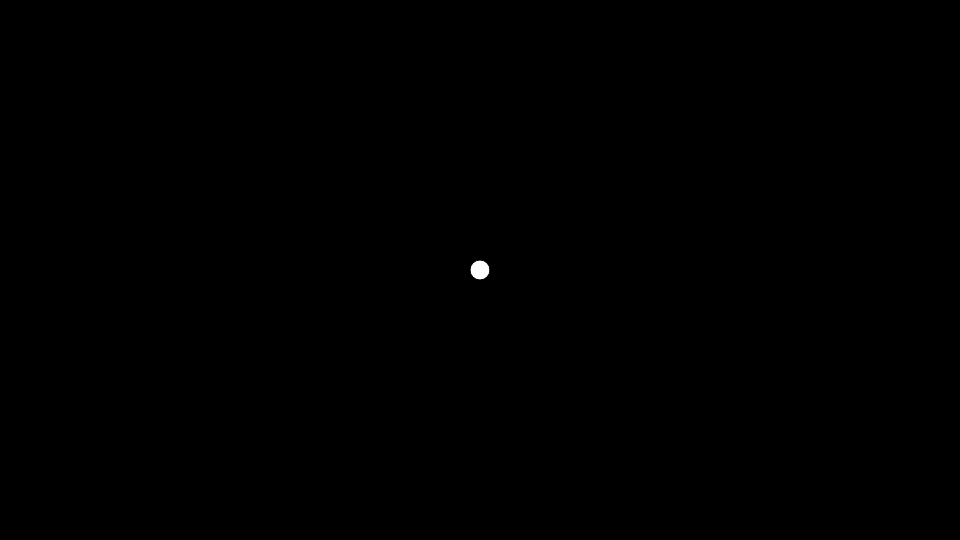
Frame 1 (no input)
Frame 60 (no input): identical to frame 1, image omitted
Frame 120 (the mouse pressed at the canvas centre since frame 60): identical to frame 1, image omitted

The p5.js sketch that drew this single still picture (run headless with seeded random() and noise() and a simulated clock; from frame 60 on, the mouse is pressed at the canvas centre):

// p5.js sketch
// ── sketch.js


let x = 0;
let y = 0;

let up = false, down = false, left = false, right = false;

function setup() {
  createCanvas(960, 540);
  x = width/2;
  y = height/2;
}

function keyDown() {
  if(keyCode == UP) up = true;
  if(keyCode == DOWN) down = true;
  if(keyCode == LEFT) left = true;
  if(keyCode == RIGHT) right = true;
}

function keyUp() {
  if(keyCode == UP) up = false;
  if(keyCode == DOWN) down = false;
  if(keyCode == LEFT) left = false;
  if(keyCode == RIGHT) right = false;
}

var speed = 5;

function draw() { 
  if(up) y -= speed;
  if(down) y += speed;
  if(left) x -= speed;
  if(right) x += speed;
  
  background(0);
  fill(255);
  ellipse(x, y, 20, 20);
}
